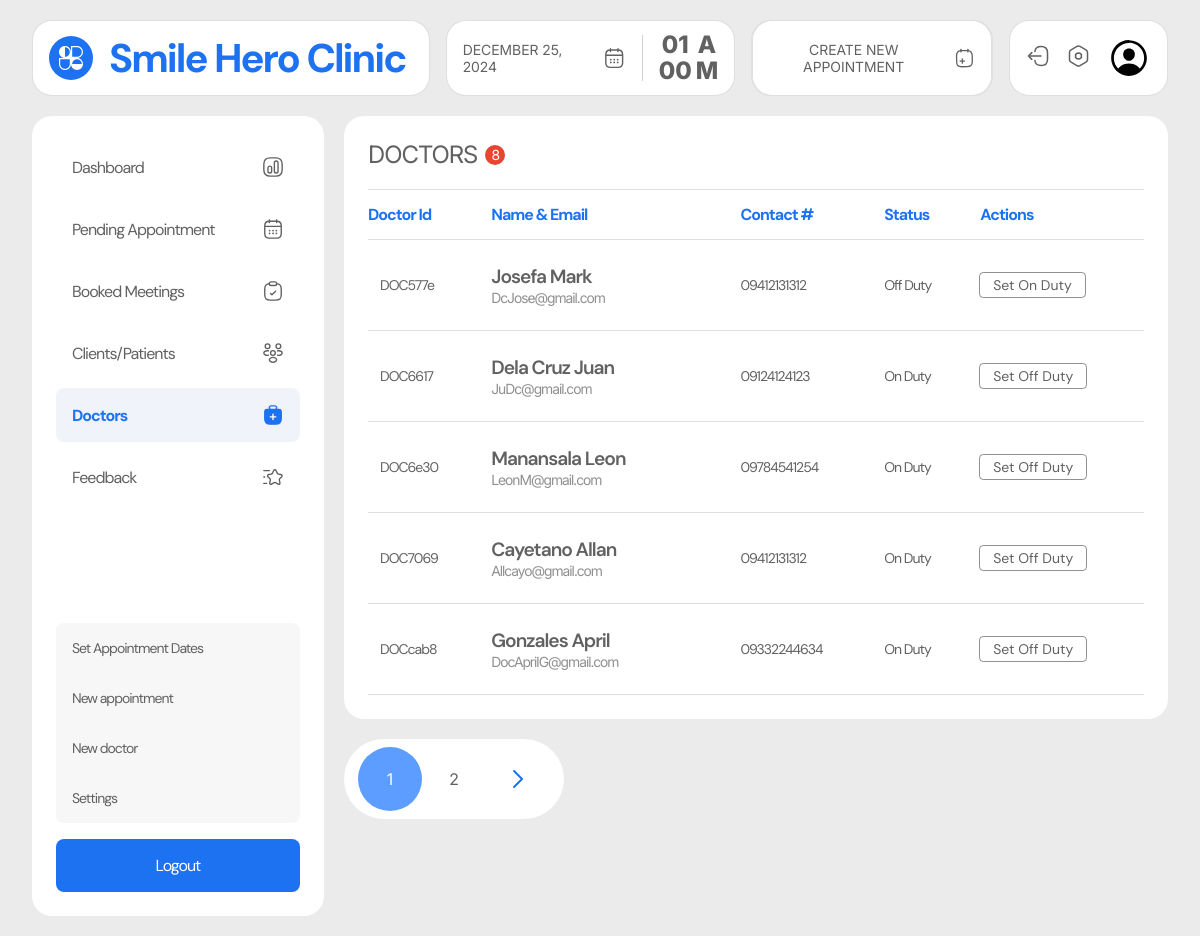
The page /admin/doctors.php (signed in) on the database its author committed.
### tables this page shows
CREATE TABLE `doctors` (
  `doctor_id` varchar(100) NOT NULL,
  `first_name` varchar(100) NOT NULL,
  `last_name` varchar(100) NOT NULL,
  `phone_number` varchar(15) NOT NULL,
  `email` varchar(100) DEFAULT NULL,
  `availability` varchar(10) NOT NULL,
  `created_at` timestamp NOT NULL DEFAULT current_timestamp()
);

### admin/doctors.php (the view, shortened to what this page needs)
<?php
require_once '../includes/dbh.inc.php';
require_once './includes/pagination.php';
$limit = 5;
$page = isset($_GET['page']) ? (int)$_GET['page'] : 1;
$start = ($page - 1) * $limit;
$totalQuery = "SELECT COUNT(*) AS total FROM doctors";
$totalResult = $conn->query($totalQuery);
$totalRow = $totalResult->fetch_assoc();
$totalRecords = $totalRow['total'];
$query = "SELECT doctor_id, first_name, last_name, phone_number, email, availability FROM doctors LIMIT $start, $limit";
$result = $conn->query($query);
$doctors = [];
if ($result->num_rows > 0) {
  while ($row = $result->fetch_assoc()) {
    $doctors[] = $row;
  }
}
?>
<!DOCTYPE html>
<html lang="en">
<head>
  <link rel="stylesheet" href="../src/dist/styles.css" />
</head>
<body class="admin__page">
  <main class="admin__main">
    <?php include("includes/nav.php"); ?>
     <section class="admin__content">
      <?php include("includes/side_nav.php"); ?>
      <div class="doctors__container">
        <div class="doctors__table">
          <h1 class="table-heading">
            doctors <span class="table-item-count"><?php echo $totalRecords?></span>
          </h1>
          <table>
            <thead>
              <tr>
                <th>doctor id</th>
                <th>name & email</th>
                <th>contact #</th>
                <th>status</th>
                <th>actions</th>
              </tr>
            </thead>
            <tbody>
              <?php if (!empty($doctors)): ?>
                <?php foreach ($doctors as $doctor): ?>
              <tr>
                <td><?php echo htmlspecialchars($doctor['doctor_id']); ?></td>
                <td class="patient-cell name-email">
                  <p class="name" title="<?php echo $doctor['last_name'] ." ". $doctor['first_name'] ?>">
                    <?php echo htmlspecialchars($doctor['last_name']); ?>
                    <?php echo htmlspecialchars($doctor['first_name']); ?>
                  </p>
                  <p class="email" title="<?php echo $doctor['email'] ?>">
                    <?php echo htmlspecialchars($doctor['email']); ?>
                  </p>
                </td>
                <td><?php echo htmlspecialchars($doctor['phone_number']); ?></td>
                <td><?php echo htmlspecialchars($doctor['availability']);?></td>
                <td>
                  <form class="status-toggle-form" method="POST">
                    <button type="submit" name="toggle" value="update">
                      Set <?php echo $doctor['availability'] === 'On Duty' ? 'Off Duty' : 'On Duty'; ?>
                    </button>
                  </form>
                </td>
              </tr>
                <?php endforeach; ?>
                <?php else: ?>
                <tr>
                    <td colspan="5">No doctors found.</td>
                  </tr>
                <?php endif; ?>
            </tbody>
          </table>
        </div>
      </div>
    </section>
  </main>
</body>
</html>

### rows shown on the page
doctors: doctor_id "DOC577e", last_name "Josefa", first_name "Mark", email "DcJose@gmail.com", phone_number "09412131312", availability "Off Duty", shows "On Duty"
doctors: doctor_id "DOC6617", last_name "Dela Cruz", first_name "Juan", email "JuDc@gmail.com", phone_number "09124124123", availability "On Duty", shows "Off Duty"
doctors: doctor_id "DOC6e30", last_name "Manansala", first_name "Leon", email "LeonM@gmail.com", phone_number "09784541254", availability "On Duty", shows "Off Duty"
doctors: doctor_id "DOC7069", last_name "Cayetano", first_name "Allan", email "Allcayo@gmail.com", phone_number "09412131312", availability "On Duty", shows "Off Duty"
doctors: doctor_id "DOCcab8", last_name "Gonzales", first_name "April", email "DocAprilG@gmail.com", phone_number "09332244634", availability "On Duty", shows "Off Duty"

### other values the page prints
$totalRecords "8"
